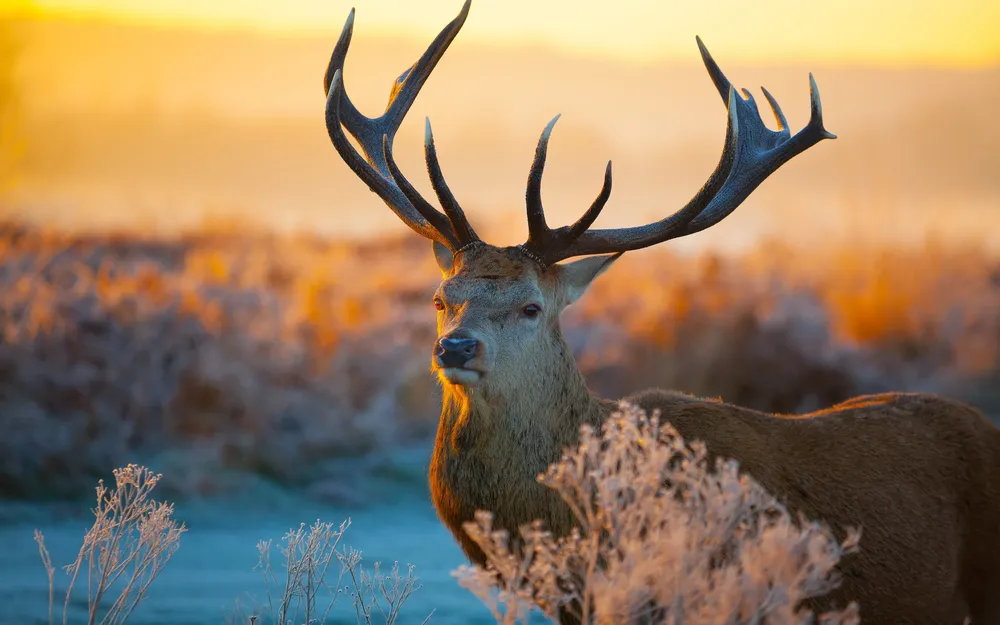
#> input picture DIP/images/deer.webp, 1000 x 625 px, shrunk from 2880 x 1800 before the run
$ python 'Task_6_Image Translation.py'
#> lines starting #> are read from the running program, lines starting #| are printed output that depends on the picture
import cv2
import numpy as np
import matplotlib.pyplot as plt

# Read image from disk.
img = cv2.imread('images/deer.webp')
#> img is the input picture: shape (625, 1000, 3); mean B, G, R 97.8, 125.6, 147.9

# Convert BGR image to RGB
image_rgb = cv2.cvtColor(img, cv2.COLOR_BGR2RGB)

width = image_rgb.shape[1]
#> width = 1000
height = image_rgb.shape[0]
#> height = 625

tx = 100
ty = 70

# Translation matrix
translation_matrix = np.array([[1, 0, tx], [0, 1, ty]], dtype=np.float32)

# warpAffine does appropriate shifting given the Translation matrix.
translated_image = cv2.warpAffine(image_rgb, translation_matrix, (width, height))
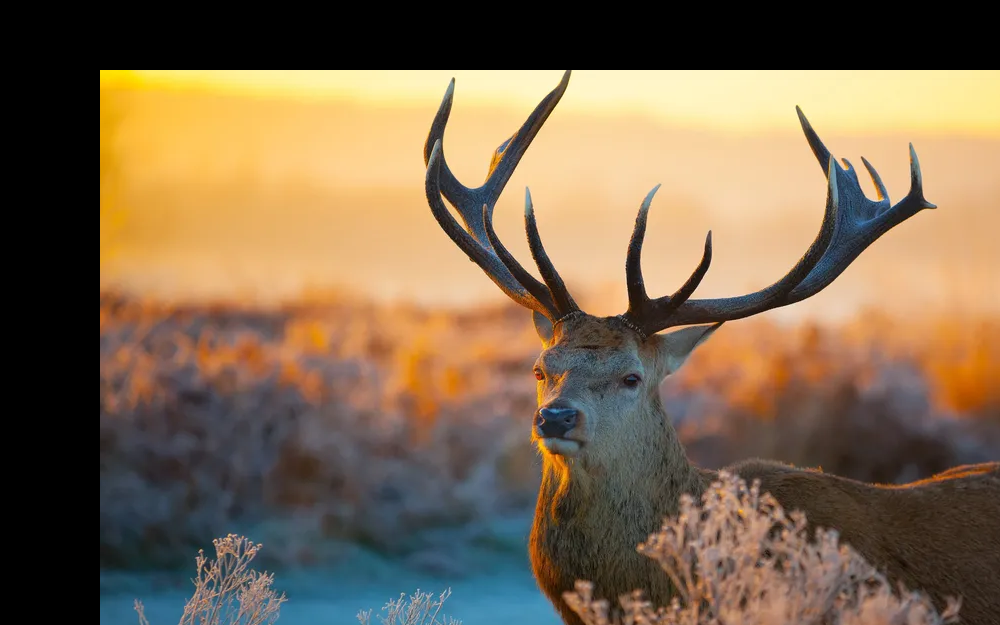
#> translated_image: shape (625, 1000, 3); mean R, G, B 124.8, 104.1, 79

# Create subplots
fig, axs = plt.subplots(1, 2, figsize=(7, 4))

# Plot the original image
axs[0].imshow(image_rgb)
axs[0].set_title('Original Image')

# Plot the translated image
axs[1].imshow(translated_image)
axs[1].set_title('Image Translation')

# Remove ticks from the subplots
for ax in axs:
    ax.set_xticks([])
    ax.set_yticks([])

# Display the subplots
plt.tight_layout()
plt.show()
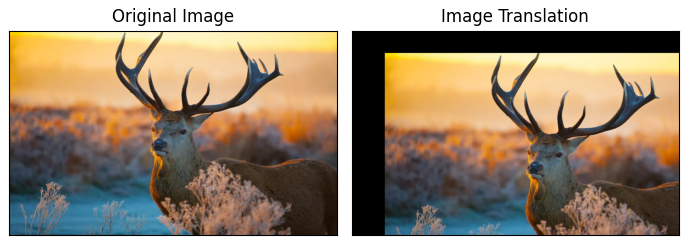
#> figure drawn by matplotlib, 2 panels

$ run again, with DIP/images/dental_xray.jpg saved as DIP/images/deer.webp
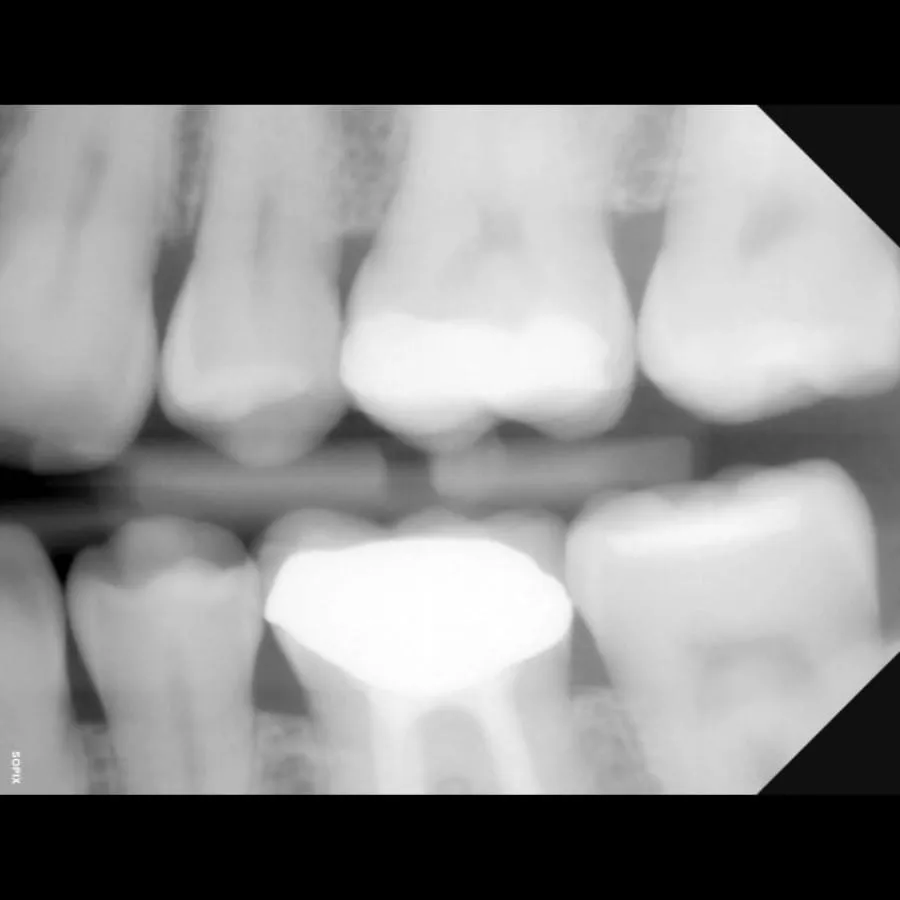
#> input picture DIP/images/dental_xray.jpg, 900 x 900 px
#> img is the input picture: shape (900, 900, 3); mean B, G, R 135.5, 135.4, 135.5
#> `translated_image = cv2.warpAffine(image_rgb, translation_matrix, (widt..`:
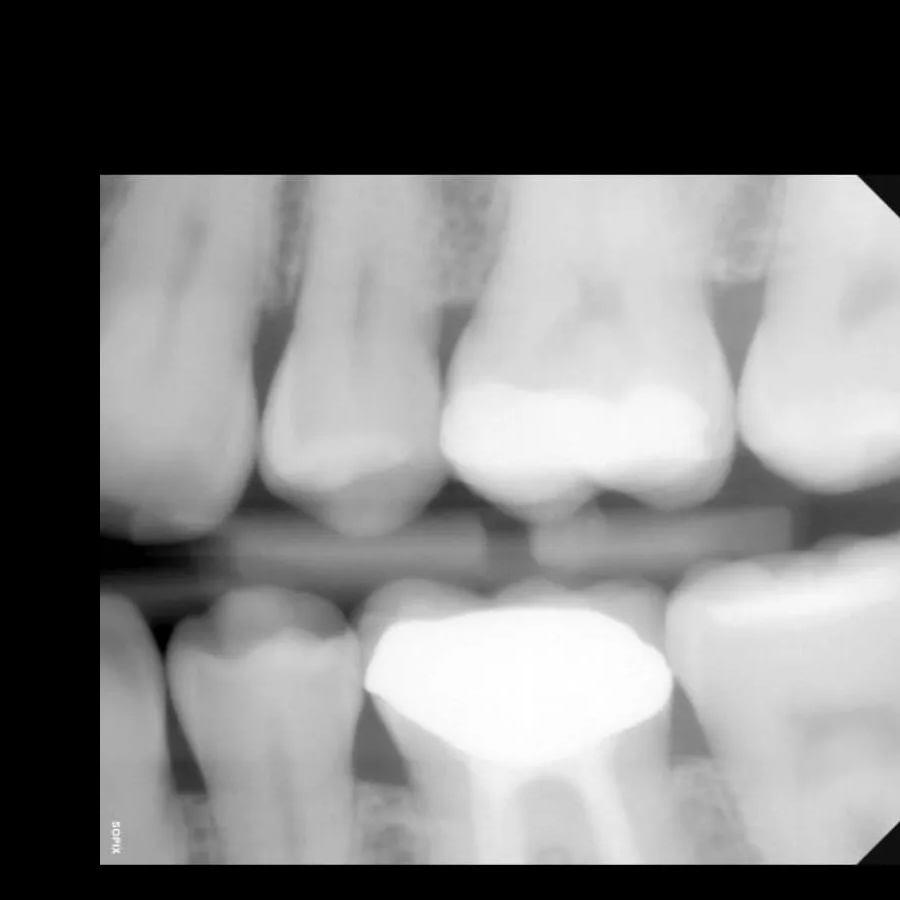
#> translated_image: shape (900, 900, 3); mean R, G, B 123.9, 123.8, 123.9
#> `plt.show()`:
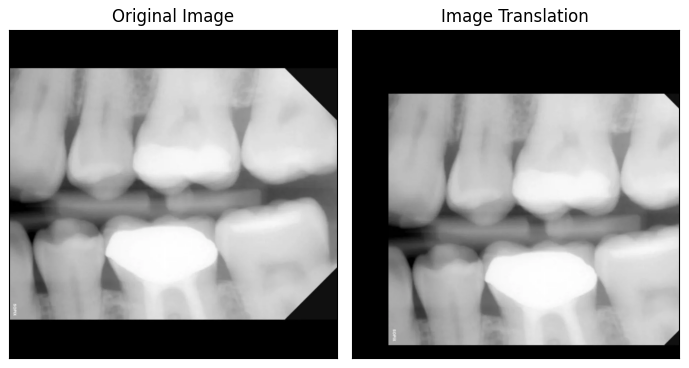
#> figure drawn by matplotlib, 2 panels
